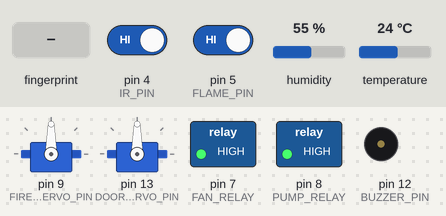
This sketch was run on a simulated Arduino Uno, built with avr-gcc and run on an emulated ATmega328P. On the bench: 2 × servo, switched loads named in the sketch (green lamp = pin HIGH), buzzer (waves = sounding, pin HIGH). The inputs (shaded band) are chosen by the test bench; at power-on: pin 5 (FLAME_PIN) HIGH, temperature 24 °C, pin 4 (IR_PIN) HIGH, humidity 55 %. What the sketch prints to the serial monitor is not drawn.

Above: at 3.4 s.
3.5 s: pin 5 (FLAME_PIN) driven LOW
At 3.73 s:
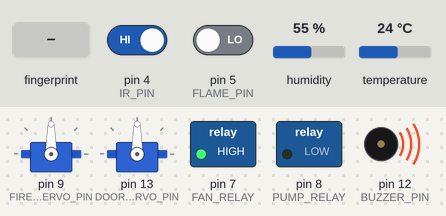
7.0 s: temperature set to 29 °C
11.7 s: temperature set to 32 °C
At 13.35 s:
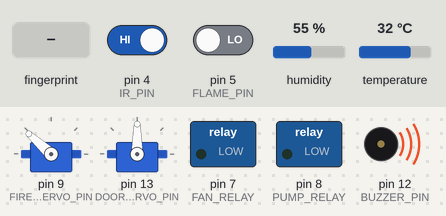
15.2 s: finger stored as number 1 placed on the sensor
At 16.4 s:
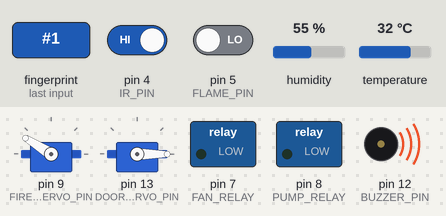
19.3 s: pin 5 (FLAME_PIN) driven HIGH
At 20.4 s:
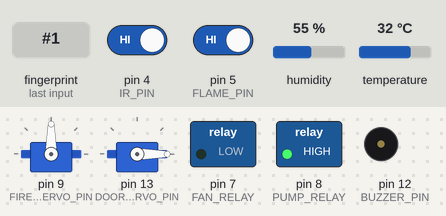
20.8 s: pin 5 (FLAME_PIN) driven LOW
At 26.5 s:
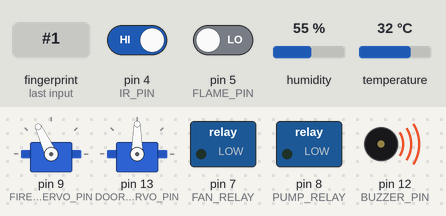
Timing chart, 0 to 28.2 s (numbered marks = the images above; inputs shaded):
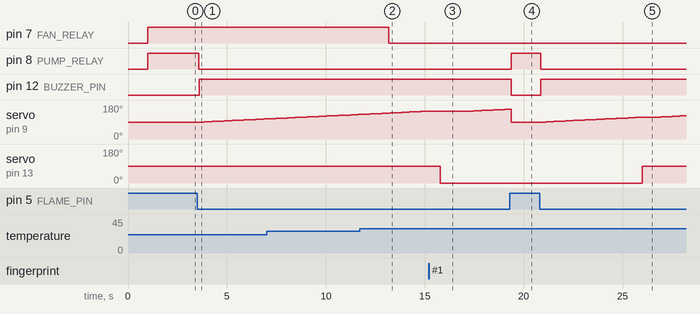

Measured:
- the behaviour switches between 30 and 31 °C on temperature (found by bisection; images 1 and 2)
- after the input at 3.5 s, pin 8 (PUMP_RELAY): HIGH → LOW after 0.08 s; pin 12 (BUZZER_PIN): LOW → HIGH after 0.09 s; servo on pin 9 (FIRE_SERVO_PIN): moves from 90° to 106° over 3.0 s, starting after 0.36 s
- after the input at 11.7 s, pin 7 (FAN_RELAY): HIGH → LOW after 1.5 s
- after the input at 15.2 s, servo on pin 13 (DOOR_SERVO_PIN): 90° → 0° after 0.58 s
- after the input at 19.3 s, pin 8 (PUMP_RELAY): LOW → HIGH after 0.06 s; pin 12 (BUZZER_PIN): HIGH → LOW after 0.06 s
- after the input at 20.8 s, pin 8 (PUMP_RELAY): HIGH → LOW after 0.05 s; pin 12 (BUZZER_PIN): LOW → HIGH after 0.07 s; servo on pin 9 (FIRE_SERVO_PIN): moves from 90° to 123° over 6.9 s, starting after 0.33 s

The sketch:

Smart-Industy-ard.ino
```cpp
#include <Servo.h>
#include <DHT.h>
#include <SoftwareSerial.h>
#include <Adafruit_Fingerprint.h>

// =====================================================
// PIN DEFINITIONS
// =====================================================

#define FLAME_PIN 5

#define DHT_PIN 6
#define DHT_TYPE DHT11

#define FAN_RELAY 7
#define PUMP_RELAY 8

#define FIRE_SERVO_PIN 9

// ESP32 UART
#define ESP_RX 10
#define ESP_TX 11

#define BUZZER_PIN 12

// Door servo
#define DOOR_SERVO_PIN 13

// IR sensor
#define IR_PIN 4

// R307 fingerprint sensor
#define FINGER_RX 2
#define FINGER_TX 3

// =====================================================
// RELAY LOGIC
// =====================================================

#define RELAY_ON LOW
#define RELAY_OFF HIGH

// =====================================================
// TEMPERATURE
// =====================================================

#define TEMP_THRESHOLD 30.0

// =====================================================
// DOOR
// =====================================================

// OPEN  = 0 degrees
// CLOSED = 90 degrees

#define DOOR_OPEN 0
#define DOOR_CLOSED 90

#define DOOR_OPEN_TIME 10000UL

// =====================================================
// FIRE SERVO
// =====================================================

#define FIRE_SERVO_MIN 0
#define FIRE_SERVO_MAX 180

#define FIRE_SERVO_STEP_TIME 15UL

// =====================================================
// OBJECTS
// =====================================================

DHT dht(DHT_PIN, DHT_TYPE);

Servo fireServo;
Servo doorServo;

SoftwareSerial fingerSerial(FINGER_RX, FINGER_TX);
Adafruit_Fingerprint finger(&fingerSerial);

SoftwareSerial espSerial(ESP_RX, ESP_TX);

// =====================================================
// VARIABLES
// =====================================================

float temperature = 0.0;

int fireStatus = 0;
int fanStatus = 0;
int pumpStatus = 0;

int matchedFingerprintID = 0;

int personCount = 0;

bool fireHandled = false;

bool doorOpen = false;

unsigned long doorOpenedTime = 0;

bool irPreviousState = HIGH;

// =====================================================
// FIRE SERVO VARIABLES
// =====================================================

int fireServoAngle = FIRE_SERVO_MIN;

int fireServoDirection = 1;

unsigned long previousFireServoTime = 0;

// =====================================================
// SETUP
// =====================================================

void setup()
{
  Serial.begin(9600);

  // ESP32
  espSerial.begin(9600);

  // Fingerprint
  fingerSerial.begin(57600);
  finger.begin(57600);

  // Pins
  pinMode(FLAME_PIN, INPUT);
  pinMode(IR_PIN, INPUT);

  pinMode(FAN_RELAY, OUTPUT);
  pinMode(PUMP_RELAY, OUTPUT);
  pinMode(BUZZER_PIN, OUTPUT);

  // Initial states
  digitalWrite(FAN_RELAY, RELAY_OFF);
  digitalWrite(PUMP_RELAY, RELAY_OFF);
  digitalWrite(BUZZER_PIN, LOW);

  // DHT
  dht.begin();

  // ===================================================
  // FIRE SERVO
  // ===================================================

  fireServo.attach(FIRE_SERVO_PIN);

  // Initial position = 90°
  fireServo.write(90);

  // ===================================================
  // DOOR SERVO
  // ===================================================

  doorServo.attach(DOOR_SERVO_PIN);

  // Door CLOSED = 90°
  doorServo.write(DOOR_CLOSED);

  delay(1000);

  Serial.println();
  Serial.println("======================================");
  Serial.println(" SMART SECURITY + FIRE SAFETY SYSTEM ");
  Serial.println("======================================");

  Serial.println("Door CLOSED = 90 degrees");

  // ===================================================
  // CHECK R307
  // ===================================================

  fingerSerial.listen();

  Serial.println("Checking R307...");

  if (finger.verifyPassword())
  {
    Serial.println("R307 FOUND");
  }
  else
  {
    Serial.println("ERROR: R307 NOT FOUND");
  }

  if (finger.getTemplateCount() == FINGERPRINT_OK)
  {
    Serial.print("Stored fingerprints: ");
    Serial.println(finger.templateCount);
  }

  // ===================================================
  // ESP32 READY
  // ===================================================

  espSerial.listen();

  espSerial.println("UNO_READY");

  Serial.println("--------------------------------------");
  Serial.println("SYSTEM READY");
  Serial.println("Door: CLOSED - 90 degrees");
  Serial.println("Place fingerprint...");
  Serial.println("--------------------------------------");
}

// =====================================================
// LOOP
// =====================================================

void loop()
{
  checkFingerprint();

  checkPersonCounter();

  checkDoorTimer();

  checkFireSafety();

  // Continuous fire servo control
  updateFireServo();

  sendDataToESP32();

  delay(50);
}

// =====================================================
// FINGERPRINT
// =====================================================

void checkFingerprint()
{
  fingerSerial.listen();

  uint8_t p;

  p = finger.getImage();

  if (p == FINGERPRINT_NOFINGER)
  {
    return;
  }

  if (p != FINGERPRINT_OK)
  {
    Serial.println("Fingerprint image error.");
    return;
  }

  Serial.println();
  Serial.println("Fingerprint detected.");

  p = finger.image2Tz();

  if (p != FINGERPRINT_OK)
  {
    Serial.println("Fingerprint conversion failed.");
    return;
  }

  p = finger.fingerSearch();

  // ===================================================
  // MATCH
  // ===================================================

  if (p == FINGERPRINT_OK)
  {
    matchedFingerprintID = finger.fingerID;

    Serial.println();
    Serial.println("================================");
    Serial.println("     FINGERPRINT MATCHED");
    Serial.println("================================");

    Serial.print("Fingerprint ID: ");
    Serial.println(matchedFingerprintID);

    Serial.print("Confidence: ");
    Serial.println(finger.confidence);

    if (!doorOpen)
    {
      openDoor();

      sendFingerprintToESP32(
        matchedFingerprintID
      );
    }
    else
    {
      Serial.println("Door already OPEN.");
    }

    delay(1500);
  }

  // ===================================================
  // NO MATCH
  // ===================================================

  else if (p == FINGERPRINT_NOTFOUND)
  {
    Serial.println();
    Serial.println("================================");
    Serial.println("    FINGERPRINT NOT MATCHED");
    Serial.println("       ACCESS DENIED");
    Serial.println("================================");

    espSerial.listen();

    espSerial.println("ACCESS_DENIED");

    delay(1500);
  }

  else
  {
    Serial.println("Fingerprint search error.");
  }
}

// =====================================================
// OPEN DOOR
// =====================================================

void openDoor()
{
  Serial.println();
  Serial.println("================================");
  Serial.println("        DOOR OPENING");
  Serial.println("================================");

  personCount = 0;

  irPreviousState = digitalRead(IR_PIN);

  // OPEN = 0°
  doorServo.write(DOOR_OPEN);

  doorOpen = true;

  doorOpenedTime = millis();

  Serial.println("Door: OPEN");
  Serial.println("Door angle: 0 degrees");

  Serial.println("IR counting STARTED");

  Serial.println("Door will close after 10 seconds.");
}

// =====================================================
// CLOSE DOOR
// =====================================================

void closeDoor()
{
  Serial.println();
  Serial.println("================================");
  Serial.println("      10 SECONDS COMPLETED");
  Serial.println("================================");

  // CLOSED = 90°
  doorServo.write(DOOR_CLOSED);

  doorOpen = false;

  Serial.println("Door: CLOSED");
  Serial.println("Door angle: 90 degrees");

  Serial.print("Fingerprint ID: ");
  Serial.println(matchedFingerprintID);

  Serial.print("Total persons: ");
  Serial.println(personCount);

  // Send final result
  sendFinalResultToESP32(
    matchedFingerprintID,
    personCount
  );

  Serial.println("Final access data sent to ESP32.");

  matchedFingerprintID = 0;

  personCount = 0;

  irPreviousState = digitalRead(IR_PIN);

  delay(500);
}

// =====================================================
// DOOR TIMER
// =====================================================

void checkDoorTimer()
{
  if (doorOpen)
  {
    if (millis() - doorOpenedTime >= DOOR_OPEN_TIME)
    {
      closeDoor();
    }
  }
}

// =====================================================
// PERSON COUNTER
// =====================================================

void checkPersonCounter()
{
  if (!doorOpen)
  {
    irPreviousState = digitalRead(IR_PIN);
    return;
  }

  int irState = digitalRead(IR_PIN);

  // LOW = person detected

  if (
    irState == LOW &&
    irPreviousState == HIGH
  )
  {
    personCount++;

    Serial.print("PERSON DETECTED");
    Serial.print(" -> COUNT = ");
    Serial.println(personCount);

    delay(300);
  }

  irPreviousState = irState;
}

// =====================================================
// FIRE SAFETY
// =====================================================

void checkFireSafety()
{
  int flameState = digitalRead(FLAME_PIN);

  bool fireDetected = (flameState == LOW);

  // ===================================================
  // TEMPERATURE
  // ===================================================

  temperature = dht.readTemperature();

  if (!isnan(temperature))
  {
    Serial.print("Temperature: ");
    Serial.print(temperature);
    Serial.println(" C");

    if (temperature > TEMP_THRESHOLD)
    {
      digitalWrite(
        FAN_RELAY,
        RELAY_ON
      );

      fanStatus = 1;

      Serial.println("HIGH TEMPERATURE");
      Serial.println("Fan: ON");
    }
    else
    {
      digitalWrite(
        FAN_RELAY,
        RELAY_OFF
      );

      fanStatus = 0;

      Serial.println("Normal Temperature");
      Serial.println("Fan: OFF");
    }
  }
  else
  {
    Serial.println("DHT11 reading error.");

    digitalWrite(
      FAN_RELAY,
      RELAY_OFF
    );

    fanStatus = 0;
  }

  // ===================================================
  // FIRE DETECTED
  // ===================================================

  if (fireDetected)
  {
    fireStatus = 1;

    Serial.println();
    Serial.println("🔥 FIRE DETECTED!");

    // =================================================
    // WATER PUMP ON
    // =================================================

    digitalWrite(
      PUMP_RELAY,
      RELAY_ON
    );

    pumpStatus = 1;

    Serial.println("Water Pump: ON");

    // =================================================
    // BUZZER ON
    // =================================================

    digitalWrite(
      BUZZER_PIN,
      HIGH
    );

    Serial.println("Buzzer: ON");

    // =================================================
    // FIRE SERVO
    // =================================================

    Serial.println("Fire spray servo ACTIVE");

    // Send fire incident only once
    if (!fireHandled)
    {
      sendFireIncidentToESP32();

      fireHandled = true;
    }
  }

  // ===================================================
  // NO FIRE
  // ===================================================

  else
  {
    fireStatus = 0;

    // Pump OFF
    digitalWrite(
      PUMP_RELAY,
      RELAY_OFF
    );

    pumpStatus = 0;

    // Buzzer OFF
    digitalWrite(
      BUZZER_PIN,
      LOW
    );

    // Reset fire servo
    fireServoAngle = 90;
    fireServoDirection = 1;

    fireServo.write(90);

    // Allow a new fire event
    fireHandled = false;
  }
}

// =====================================================
// CONTINUOUS FIRE SERVO
// =====================================================

void updateFireServo()
{
  // Only move servo when fire is detected
  if (fireStatus != 1)
  {
    return;
  }

  // Control servo speed using millis()
  if (millis() - previousFireServoTime >= FIRE_SERVO_STEP_TIME)
  {
    previousFireServoTime = millis();

    // Move servo
    fireServo.write(fireServoAngle);

    // Change angle
    fireServoAngle += fireServoDirection;

    // =================================================
    // REACHED 180°
    // =================================================

    if (fireServoAngle >= FIRE_SERVO_MAX)
    {
      fireServoAngle = FIRE_SERVO_MAX;

      fireServoDirection = -1;

      Serial.println("Fire servo direction: 180 -> 0");
    }

    // =================================================
    // REACHED 0°
    // =================================================

    if (fireServoAngle <= FIRE_SERVO_MIN)
    {
      fireServoAngle = FIRE_SERVO_MIN;

      fireServoDirection = 1;

      Serial.println("Fire servo direction: 0 -> 180");
    }
  }
}

// =====================================================
// SEND FINGERPRINT ID
// =====================================================

void sendFingerprintToESP32(int fingerprintID)
{
  espSerial.listen();

  espSerial.print("AUTHORIZED,");
  espSerial.println(fingerprintID);

  Serial.print("Sent: AUTHORIZED,");
  Serial.println(fingerprintID);
}

// =====================================================
// SEND FINAL RESULT
// =====================================================

void sendFinalResultToESP32(
  int fingerprintID,
  int count
)
{
  espSerial.listen();

  /*
     RESULT,FINGERPRINT_ID,PERSON_COUNT

     Example:
     RESULT,5,2
  */

  espSerial.print("RESULT,");
  espSerial.print(fingerprintID);
  espSerial.print(",");
  espSerial.println(count);

  Serial.print("Sent: RESULT,");
  Serial.print(fingerprintID);
  Serial.print(",");
  Serial.println(count);
}

// =====================================================
// SEND FIRE INCIDENT
// =====================================================

void sendFireIncidentToESP32()
{
  espSerial.listen();

  /*
     FIRE,TEMPERATURE,FAN,PUMP
  */

  espSerial.print("FIRE,");
  espSerial.print(temperature);
  espSerial.print(",");
  espSerial.print(fanStatus);
  espSerial.print(",");
  espSerial.println(pumpStatus);

  Serial.println("Fire incident sent to ESP32.");
}

// =====================================================
// SEND NORMAL SENSOR DATA
// =====================================================

void sendDataToESP32()
{
  espSerial.listen();

  /*
     Format:

     SENSOR,TEMPERATURE,FIRE,FAN,PUMP
  */

  espSerial.print("SENSOR,");
  espSerial.print(temperature);
  espSerial.print(",");
  espSerial.print(fireStatus);
  espSerial.print(",");
  espSerial.print(fanStatus);
  espSerial.print(",");
  espSerial.println(pumpStatus);
}
```
